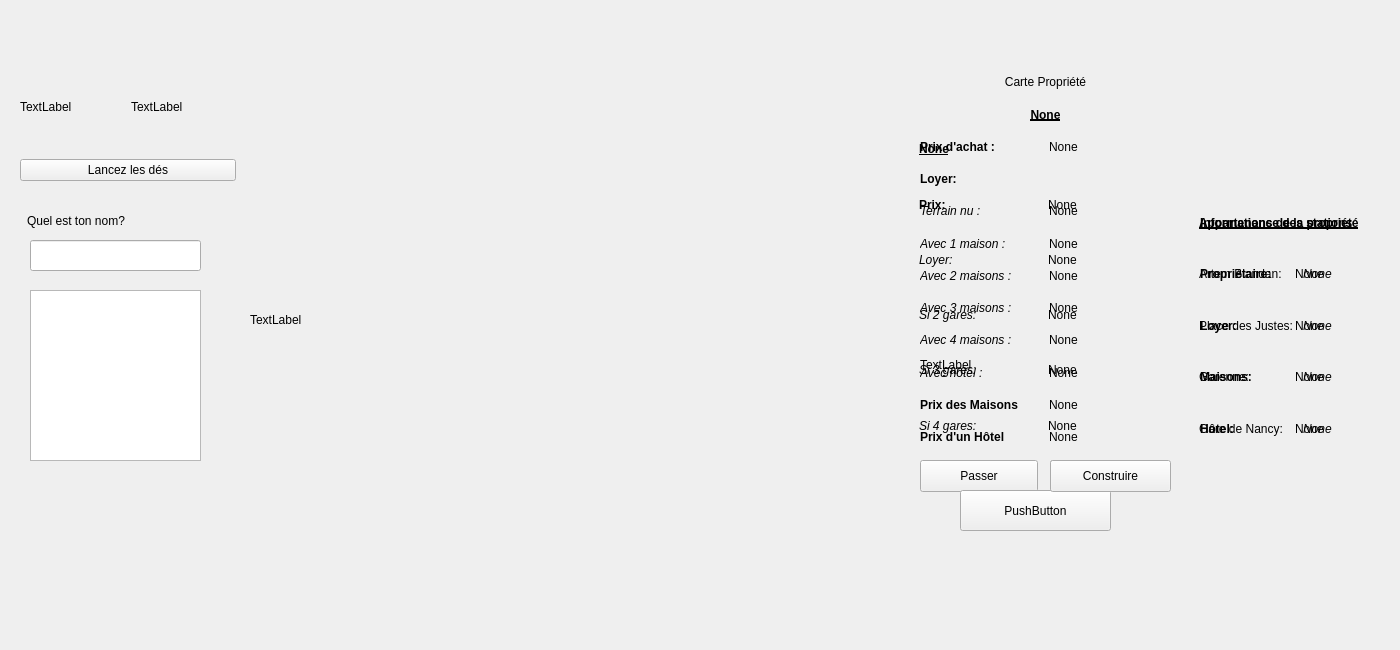
<?xml version="1.0" encoding="UTF-8"?>
<ui version="4.0">
 <class>MainWindow</class>
 <widget class="QMainWindow" name="MainWindow">
  <property name="geometry">
   <rect>
    <x>0</x>
    <y>0</y>
    <width>1400</width>
    <height>650</height>
   </rect>
  </property>
  <property name="minimumSize">
   <size>
    <width>1400</width>
    <height>650</height>
   </size>
  </property>
  <property name="maximumSize">
   <size>
    <width>1400</width>
    <height>650</height>
   </size>
  </property>
  <property name="windowTitle">
   <string>MainWindow</string>
  </property>
  <property name="animated">
   <bool>true</bool>
  </property>
  <widget class="QWidget" name="centralwidget">
   <property name="minimumSize">
    <size>
     <width>0</width>
     <height>0</height>
    </size>
   </property>
   <property name="maximumSize">
    <size>
     <width>16777215</width>
     <height>16777215</height>
    </size>
   </property>
   <widget class="QLabel" name="Background">
    <property name="geometry">
     <rect>
      <x>0</x>
      <y>-10</y>
      <width>1400</width>
      <height>680</height>
     </rect>
    </property>
    <property name="minimumSize">
     <size>
      <width>0</width>
      <height>0</height>
     </size>
    </property>
    <property name="maximumSize">
     <size>
      <width>16777215</width>
      <height>16777215</height>
     </size>
    </property>
    <property name="text">
     <string/>
    </property>
    <property name="scaledContents">
     <bool>true</bool>
    </property>
   </widget>
   <widget class="QLabel" name="Map">
    <property name="geometry">
     <rect>
      <x>250</x>
      <y>20</y>
      <width>600</width>
      <height>600</height>
     </rect>
    </property>
    <property name="text">
     <string>TextLabel</string>
    </property>
   </widget>
   <widget class="QWidget" name="gridLayoutWidget">
    <property name="geometry">
     <rect>
      <x>20</x>
      <y>60</y>
      <width>216</width>
      <height>121</height>
     </rect>
    </property>
    <layout class="QGridLayout" name="Dice">
     <item row="1" column="0" colspan="2">
      <widget class="QPushButton" name="Roll">
       <property name="text">
        <string>Lancez les dés</string>
       </property>
      </widget>
     </item>
     <item row="0" column="0">
      <widget class="QLabel" name="Die1">
       <property name="text">
        <string>TextLabel</string>
       </property>
      </widget>
     </item>
     <item row="0" column="1">
      <widget class="QLabel" name="Die2">
       <property name="text">
        <string>TextLabel</string>
       </property>
      </widget>
     </item>
    </layout>
   </widget>
   <widget class="QLabel" name="NameEnterQuestion">
    <property name="geometry">
     <rect>
      <x>27</x>
      <y>205</y>
      <width>201</width>
      <height>31</height>
     </rect>
    </property>
    <property name="text">
     <string>Quel est ton nom?</string>
    </property>
   </widget>
   <widget class="QLineEdit" name="NameEnterEdit">
    <property name="geometry">
     <rect>
      <x>30</x>
      <y>240</y>
      <width>171</width>
      <height>31</height>
     </rect>
    </property>
   </widget>
   <widget class="QListWidget" name="PlayerList">
    <property name="geometry">
     <rect>
      <x>30</x>
      <y>290</y>
      <width>171</width>
      <height>171</height>
     </rect>
    </property>
   </widget>
   <widget class="QWidget" name="gridLayoutWidget_2">
    <property name="geometry">
     <rect>
      <x>920</x>
      <y>69</y>
      <width>251</width>
      <height>381</height>
     </rect>
    </property>
    <layout class="QGridLayout" name="PorpertyCard">
     <item row="13" column="0">
      <widget class="QLabel" name="PriceHouse">
       <property name="font">
        <font>
         <bold>true</bold>
         <underline>false</underline>
        </font>
       </property>
       <property name="text">
        <string>Prix des Maisons</string>
       </property>
      </widget>
     </item>
     <item row="14" column="1">
      <widget class="QLabel" name="PriceHotelLabel">
       <property name="text">
        <string>None</string>
       </property>
      </widget>
     </item>
     <item row="2" column="0">
      <widget class="QLabel" name="Price">
       <property name="font">
        <font>
         <bold>true</bold>
        </font>
       </property>
       <property name="text">
        <string>Prix d'achat : </string>
       </property>
      </widget>
     </item>
     <item row="11" column="1">
      <widget class="QLabel" name="Rent4HLabel">
       <property name="text">
        <string>None</string>
       </property>
      </widget>
     </item>
     <item row="14" column="0">
      <widget class="QLabel" name="PriceHotel">
       <property name="font">
        <font>
         <bold>true</bold>
         <underline>false</underline>
        </font>
       </property>
       <property name="text">
        <string>Prix d'un Hôtel</string>
       </property>
      </widget>
     </item>
     <item row="12" column="0">
      <widget class="QLabel" name="RentHotel">
       <property name="font">
        <font>
         <italic>true</italic>
        </font>
       </property>
       <property name="text">
        <string>Avec hôtel :</string>
       </property>
      </widget>
     </item>
     <item row="8" column="0">
      <widget class="QLabel" name="Rent1H">
       <property name="font">
        <font>
         <italic>true</italic>
        </font>
       </property>
       <property name="text">
        <string>Avec 1 maison :</string>
       </property>
      </widget>
     </item>
     <item row="8" column="1">
      <widget class="QLabel" name="Rent1HLabel">
       <property name="text">
        <string>None</string>
       </property>
      </widget>
     </item>
     <item row="10" column="1">
      <widget class="QLabel" name="Rent3HLabel">
       <property name="text">
        <string>None</string>
       </property>
      </widget>
     </item>
     <item row="0" column="0" colspan="2">
      <widget class="QLabel" name="Name">
       <property name="text">
        <string>Carte Propriété</string>
       </property>
       <property name="alignment">
        <set>Qt::AlignCenter</set>
       </property>
      </widget>
     </item>
     <item row="12" column="1">
      <widget class="QLabel" name="RentHotelLabel">
       <property name="text">
        <string>None</string>
       </property>
      </widget>
     </item>
     <item row="3" column="0" colspan="2">
      <widget class="QLabel" name="Loyer">
       <property name="font">
        <font>
         <bold>true</bold>
        </font>
       </property>
       <property name="text">
        <string>Loyer:</string>
       </property>
      </widget>
     </item>
     <item row="10" column="0">
      <widget class="QLabel" name="Rent3H">
       <property name="font">
        <font>
         <italic>true</italic>
        </font>
       </property>
       <property name="text">
        <string>Avec 3 maisons :</string>
       </property>
      </widget>
     </item>
     <item row="9" column="0">
      <widget class="QLabel" name="Rent2H">
       <property name="font">
        <font>
         <italic>true</italic>
        </font>
       </property>
       <property name="text">
        <string>Avec 2 maisons :</string>
       </property>
      </widget>
     </item>
     <item row="13" column="1">
      <widget class="QLabel" name="PriceHouseLabel">
       <property name="text">
        <string>None</string>
       </property>
      </widget>
     </item>
     <item row="2" column="1">
      <widget class="QLabel" name="PriceLabel">
       <property name="text">
        <string>None</string>
       </property>
      </widget>
     </item>
     <item row="1" column="0" colspan="2">
      <widget class="QLabel" name="NameLabel">
       <property name="font">
        <font>
         <bold>true</bold>
         <underline>true</underline>
        </font>
       </property>
       <property name="text">
        <string>None</string>
       </property>
       <property name="alignment">
        <set>Qt::AlignCenter</set>
       </property>
      </widget>
     </item>
     <item row="11" column="0">
      <widget class="QLabel" name="Rent4H">
       <property name="font">
        <font>
         <italic>true</italic>
        </font>
       </property>
       <property name="text">
        <string>Avec 4 maisons :</string>
       </property>
      </widget>
     </item>
     <item row="7" column="0">
      <widget class="QLabel" name="Rent0H">
       <property name="font">
        <font>
         <italic>true</italic>
        </font>
       </property>
       <property name="text">
        <string>Terrain nu :</string>
       </property>
      </widget>
     </item>
     <item row="9" column="1">
      <widget class="QLabel" name="Rent2HLabel">
       <property name="text">
        <string>None</string>
       </property>
      </widget>
     </item>
     <item row="7" column="1">
      <widget class="QLabel" name="Rent0HLabel">
       <property name="text">
        <string>None</string>
       </property>
      </widget>
     </item>
    </layout>
   </widget>
   <widget class="QLabel" name="CardBackground">
    <property name="geometry">
     <rect>
      <x>910</x>
      <y>60</y>
      <width>271</width>
      <height>401</height>
     </rect>
    </property>
    <property name="text">
     <string/>
    </property>
   </widget>
   <widget class="QWidget" name="gridLayoutWidget_3">
    <property name="geometry">
     <rect>
      <x>1200</x>
      <y>200</y>
      <width>184</width>
      <height>251</height>
     </rect>
    </property>
    <layout class="QGridLayout" name="PropertyInfo">
     <item row="3" column="1">
      <widget class="QLabel" name="HousesLabel">
       <property name="text">
        <string>None</string>
       </property>
      </widget>
     </item>
     <item row="2" column="0">
      <widget class="QLabel" name="Rent">
       <property name="font">
        <font>
         <bold>true</bold>
        </font>
       </property>
       <property name="text">
        <string>Loyer:</string>
       </property>
      </widget>
     </item>
     <item row="4" column="0">
      <widget class="QLabel" name="Hotels">
       <property name="font">
        <font>
         <bold>true</bold>
        </font>
       </property>
       <property name="text">
        <string>Hôtel:</string>
       </property>
      </widget>
     </item>
     <item row="2" column="1">
      <widget class="QLabel" name="RentLabel">
       <property name="text">
        <string>None</string>
       </property>
      </widget>
     </item>
     <item row="1" column="1">
      <widget class="QLabel" name="OwnerLabel">
       <property name="text">
        <string>None</string>
       </property>
      </widget>
     </item>
     <item row="3" column="0">
      <widget class="QLabel" name="Houses">
       <property name="font">
        <font>
         <bold>true</bold>
        </font>
       </property>
       <property name="text">
        <string>Maisons:</string>
       </property>
      </widget>
     </item>
     <item row="4" column="1">
      <widget class="QLabel" name="HotelsLabel">
       <property name="text">
        <string>None</string>
       </property>
      </widget>
     </item>
     <item row="1" column="0">
      <widget class="QLabel" name="Owner">
       <property name="font">
        <font>
         <bold>true</bold>
        </font>
       </property>
       <property name="text">
        <string>Propriétaire:</string>
       </property>
       <property name="textFormat">
        <enum>Qt::AutoText</enum>
       </property>
      </widget>
     </item>
     <item row="0" column="0" colspan="2">
      <widget class="QLabel" name="Title">
       <property name="font">
        <font>
         <bold>true</bold>
         <underline>true</underline>
        </font>
       </property>
       <property name="text">
        <string>Informations de la propriété</string>
       </property>
      </widget>
     </item>
    </layout>
   </widget>
   <widget class="QLabel" name="InfoBackground">
    <property name="geometry">
     <rect>
      <x>1190</x>
      <y>190</y>
      <width>201</width>
      <height>271</height>
     </rect>
    </property>
    <property name="text">
     <string/>
    </property>
   </widget>
   <widget class="QLabel" name="Colour">
    <property name="geometry">
     <rect>
      <x>910</x>
      <y>60</y>
      <width>271</width>
      <height>71</height>
     </rect>
    </property>
    <property name="text">
     <string/>
    </property>
   </widget>
   <widget class="QWidget" name="gridLayoutWidget_4">
    <property name="geometry">
     <rect>
      <x>919</x>
      <y>69</y>
      <width>251</width>
      <height>381</height>
     </rect>
    </property>
    <layout class="QGridLayout" name="StationCard">
     <item row="2" column="0">
      <widget class="QLabel" name="StationPrice">
       <property name="font">
        <font>
         <bold>true</bold>
        </font>
       </property>
       <property name="text">
        <string>Prix:</string>
       </property>
      </widget>
     </item>
     <item row="1" column="0" colspan="2">
      <widget class="QLabel" name="StationNameLabel">
       <property name="font">
        <font>
         <bold>true</bold>
         <underline>true</underline>
        </font>
       </property>
       <property name="text">
        <string>None</string>
       </property>
      </widget>
     </item>
     <item row="3" column="0">
      <widget class="QLabel" name="StationRent1">
       <property name="font">
        <font>
         <italic>true</italic>
        </font>
       </property>
       <property name="text">
        <string>Loyer:</string>
       </property>
      </widget>
     </item>
     <item row="3" column="1">
      <widget class="QLabel" name="StationRent1Label">
       <property name="text">
        <string>None</string>
       </property>
      </widget>
     </item>
     <item row="4" column="1">
      <widget class="QLabel" name="StationRent2Label">
       <property name="text">
        <string>None</string>
       </property>
      </widget>
     </item>
     <item row="0" column="0" colspan="2">
      <widget class="QLabel" name="StationLogo">
       <property name="text">
        <string/>
       </property>
      </widget>
     </item>
     <item row="5" column="0">
      <widget class="QLabel" name="StationRent3">
       <property name="font">
        <font>
         <italic>true</italic>
        </font>
       </property>
       <property name="text">
        <string>Si 3 gares: </string>
       </property>
      </widget>
     </item>
     <item row="6" column="0">
      <widget class="QLabel" name="StationRent4">
       <property name="font">
        <font>
         <italic>true</italic>
        </font>
       </property>
       <property name="text">
        <string>Si 4 gares:</string>
       </property>
      </widget>
     </item>
     <item row="2" column="1">
      <widget class="QLabel" name="StationPriceLabel">
       <property name="text">
        <string>None</string>
       </property>
      </widget>
     </item>
     <item row="5" column="1">
      <widget class="QLabel" name="StationRent3Label">
       <property name="text">
        <string>None</string>
       </property>
      </widget>
     </item>
     <item row="4" column="0">
      <widget class="QLabel" name="StationRent2">
       <property name="font">
        <font>
         <italic>true</italic>
        </font>
       </property>
       <property name="text">
        <string>Si 2 gares:</string>
       </property>
      </widget>
     </item>
     <item row="6" column="1">
      <widget class="QLabel" name="StationRent4Label">
       <property name="text">
        <string>None</string>
       </property>
      </widget>
     </item>
    </layout>
   </widget>
   <widget class="QPushButton" name="PassButton">
    <property name="geometry">
     <rect>
      <x>920</x>
      <y>460</y>
      <width>118</width>
      <height>32</height>
     </rect>
    </property>
    <property name="text">
     <string>Passer</string>
    </property>
   </widget>
   <widget class="QPushButton" name="BuyButton">
    <property name="geometry">
     <rect>
      <x>1050</x>
      <y>460</y>
      <width>117</width>
      <height>32</height>
     </rect>
    </property>
    <property name="text">
     <string>Acheter</string>
    </property>
   </widget>
   <widget class="QWidget" name="gridLayoutWidget_5">
    <property name="geometry">
     <rect>
      <x>1199</x>
      <y>200</y>
      <width>174</width>
      <height>251</height>
     </rect>
    </property>
    <layout class="QGridLayout" name="StationInfo">
     <item row="4" column="1">
      <widget class="QLabel" name="Station4OwnerLabel">
       <property name="font">
        <font>
         <italic>true</italic>
        </font>
       </property>
       <property name="text">
        <string>None</string>
       </property>
      </widget>
     </item>
     <item row="4" column="0">
      <widget class="QLabel" name="Station4Owner">
       <property name="text">
        <string>Gare de Nancy: </string>
       </property>
      </widget>
     </item>
     <item row="3" column="0">
      <widget class="QLabel" name="Station3Owner">
       <property name="text">
        <string>Garenne: </string>
       </property>
      </widget>
     </item>
     <item row="1" column="1">
      <widget class="QLabel" name="Station1OwnerLabel">
       <property name="font">
        <font>
         <italic>true</italic>
        </font>
       </property>
       <property name="text">
        <string>None</string>
       </property>
      </widget>
     </item>
     <item row="1" column="0">
      <widget class="QLabel" name="Station1Owner">
       <property name="text">
        <string>Artem Blandan: </string>
       </property>
      </widget>
     </item>
     <item row="0" column="0" colspan="2">
      <widget class="QLabel" name="label">
       <property name="font">
        <font>
         <bold>true</bold>
         <underline>true</underline>
        </font>
       </property>
       <property name="text">
        <string>Appartenance des stations</string>
       </property>
      </widget>
     </item>
     <item row="2" column="1">
      <widget class="QLabel" name="Station2OwnerLabel">
       <property name="font">
        <font>
         <italic>true</italic>
        </font>
       </property>
       <property name="text">
        <string>None</string>
       </property>
      </widget>
     </item>
     <item row="2" column="0">
      <widget class="QLabel" name="Station2Owner">
       <property name="text">
        <string>Place des Justes: </string>
       </property>
      </widget>
     </item>
     <item row="3" column="1">
      <widget class="QLabel" name="Station3OwnerLabel">
       <property name="font">
        <font>
         <italic>true</italic>
        </font>
       </property>
       <property name="text">
        <string>None</string>
       </property>
      </widget>
     </item>
    </layout>
   </widget>
   <widget class="QPushButton" name="PayRentButton">
    <property name="geometry">
     <rect>
      <x>960</x>
      <y>490</y>
      <width>151</width>
      <height>41</height>
     </rect>
    </property>
    <property name="text">
     <string>PushButton</string>
    </property>
   </widget>
   <widget class="QWidget" name="gridLayoutWidget_6">
    <property name="geometry">
     <rect>
      <x>920</x>
      <y>100</y>
      <width>251</width>
      <height>351</height>
     </rect>
    </property>
    <layout class="QGridLayout" name="ChanceCard">
     <item row="0" column="0">
      <widget class="QLabel" name="ChanceLogo">
       <property name="text">
        <string/>
       </property>
      </widget>
     </item>
     <item row="1" column="0">
      <widget class="QLabel" name="ChanceAction">
       <property name="text">
        <string>TextLabel</string>
       </property>
      </widget>
     </item>
    </layout>
   </widget>
   <widget class="QPushButton" name="BuildButton">
    <property name="geometry">
     <rect>
      <x>1050</x>
      <y>460</y>
      <width>121</width>
      <height>32</height>
     </rect>
    </property>
    <property name="text">
     <string>Construire</string>
    </property>
   </widget>
   <widget class="QLabel" name="CardsQLabel">
    <property name="geometry">
     <rect>
      <x>919</x>
      <y>130</y>
      <width>251</width>
      <height>321</height>
     </rect>
    </property>
    <property name="text">
     <string/>
    </property>
   </widget>
   <zorder>Background</zorder>
   <zorder>CardBackground</zorder>
   <zorder>Colour</zorder>
   <zorder>InfoBackground</zorder>
   <zorder>Map</zorder>
   <zorder>gridLayoutWidget</zorder>
   <zorder>NameEnterQuestion</zorder>
   <zorder>NameEnterEdit</zorder>
   <zorder>PlayerList</zorder>
   <zorder>gridLayoutWidget_2</zorder>
   <zorder>gridLayoutWidget_3</zorder>
   <zorder>gridLayoutWidget_4</zorder>
   <zorder>PassButton</zorder>
   <zorder>BuyButton</zorder>
   <zorder>gridLayoutWidget_5</zorder>
   <zorder>PayRentButton</zorder>
   <zorder>gridLayoutWidget_6</zorder>
   <zorder>BuildButton</zorder>
   <zorder>CardsQLabel</zorder>
  </widget>
  <widget class="QMenuBar" name="menubar">
   <property name="geometry">
    <rect>
     <x>0</x>
     <y>0</y>
     <width>1400</width>
     <height>36</height>
    </rect>
   </property>
  </widget>
 </widget>
 <resources/>
 <connections/>
</ui>
